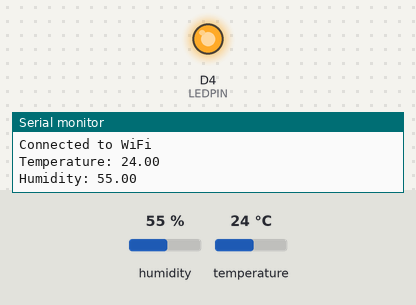
Recording of a sketch running on a simulated ESP8266 (NodeMCU). Shown: output pins drawn as LEDs (lit = HIGH), the last lines printed to the serial monitor. The inputs (shaded band) are chosen by the test bench; at power-on: humidity 55 %, temperature 24 °C. WiFi joins after 1.5 s; servers stay silent unless stated; uploads are accepted with an empty reply.

Above: at 1.67 s.
At 4.8 s:
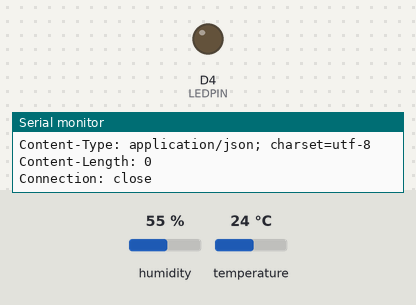
Timing chart, 0 to 7.3 s (numbered marks = the images above):
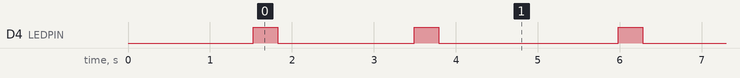

Measured:
- by itself, D4 (LEDPIN): repeats every 4.5 s: LOW 1.7 s, HIGH 0.30 s, LOW 2.2 s, HIGH 0.30 s
- by itself, everything shown: repeats every 4.5 s, in 4 steps

The sketch:

device.ino
```cpp
#include <DHT.h>
#include <ESP8266WiFi.h>
#include <WiFiClient.h>

#define DHTPIN D7  // Define the pin where your DHT11 sensor is connected
#define LEDPIN 2   // Define the GPIO pin for the built-in LED
#define DHTTYPE DHT11  // Set the DHT sensor type

DHT dht(DHTPIN, DHTTYPE);

const char* ssid = "Local";       // Replace with your network credentials
const char* password = "va1234av";

const char* host = "b04e-2402-8100-2664-5dfa-4a64-c809-e7cc-3d93.ngrok-free.app";  // Replace with the your ngrok Url without https:// .

void setup() {
    Serial.begin(115200);
    pinMode(LEDPIN, OUTPUT);  // Set the LED pin as an output

    WiFi.begin(ssid, password);
    while (WiFi.status() != WL_CONNECTED) {
        Serial.println("Connecting to WiFi...");
        delay(500);
    }
    Serial.println("Connected to WiFi");

    dht.begin();
}

void loop() {
    // Read temperature and humidity from DHT11 sensor
    float temperature = dht.readTemperature();
    float humidity = dht.readHumidity();

    // Check if temperature and humidity are valid values
    if (!isnan(temperature)) {
        Serial.print("Temperature: ");
        Serial.println(temperature);
        Serial.print("Humidity: ");
        Serial.println(humidity);

        // Blink the LED
        digitalWrite(LEDPIN, HIGH);  // Turn the LED on
        delay(300);  // Wait for 500 milliseconds
        digitalWrite(LEDPIN, LOW);   // Turn the LED off

        // Create a TCP connection to the Raspberry Pi server
        WiFiClient client;
        if (client.connect(host, 80)) {
            String tempUrl = "/write?temperature=" + String(temperature);


            // Send HTTP GET requests for temperature and humidity
            Serial.println("Sending temperature HTTP request...");
            client.println("GET " + tempUrl + " HTTP/1.1");
            client.println("Host: " + String(host));
            client.println("Connection: close");
            client.println();

            delay(400);

            // Read and print the server's response
            while (client.available()) {
                String line = client.readStringUntil('\r');
                Serial.print(line);
            }
            Serial.println("HTTP requests complete.");
        } else {
            Serial.println("Connection to server failed");
        }
        client.stop();
    }


    if (!isnan(humidity)) {
        Serial.print("Humidity: ");
        Serial.println(humidity);

        // Blink the LED
        digitalWrite(LEDPIN, HIGH);  // Turn the LED on
        delay(300);  // Wait for 500 milliseconds
        digitalWrite(LEDPIN, LOW);   // Turn the LED off

        // Create a TCP connection to the Raspberry Pi server
        WiFiClient client;
        if (client.connect(host, 80)) {
            String humidityUrl = "/write?humidity=" + String(humidity);


            Serial.println("Sending humidity HTTP request...");
            client.println("GET " + humidityUrl + " HTTP/1.1");
            client.println("Host: " + String(host));
            client.println("Connection: close");
            client.println();

            // Wait for the server to respond
            delay(400);

            // Read and print the server's response
            while (client.available()) {
                String line = client.readStringUntil('\r');
                Serial.print(line);
            }
            Serial.println("HTTP requests complete.");
        } else {
            Serial.println("Connection to server failed");
        }
        client.stop();
    }

    delay(500);  // Wait for a minute before taking another reading
}
```
